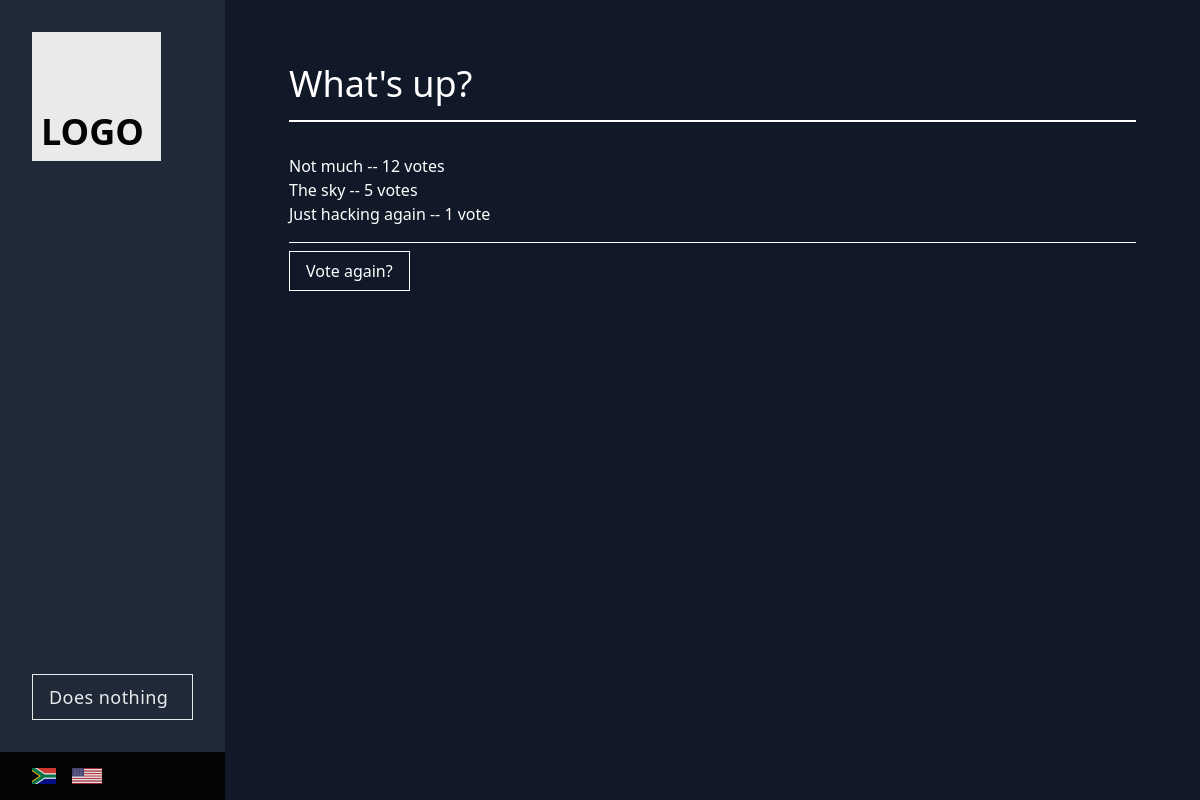
/1/results/, run on the app's committed database.
### polls/models.py (models this page shows, shortened)
class Question(models.Model):
    question_text = models.CharField(max_length=200)
    pub_date = models.DateTimeField('date published')

class Choice(models.Model):
    question = models.ForeignKey(Question, on_delete=models.CASCADE)
    choice_text = models.CharField(max_length=200)
    votes = models.IntegerField(default=0)

### polls/views.py (the view)
# urls.py: path('<int:pk>/results/', views.ResultsView.as_view(), name='results'),
class ResultsView(generic.DetailView):
    model = Question
    template_name = 'polls/results.html'

### polls/templates/polls/results.html
{% extends "base.html" %}
{% block content %}
    <div>
        <h1 class="text-4xl">{{ question.question_text }}</h1>
        <div class="w-full border border-white mt-4 mb-8"></div>
    </div>
    <ul class="mb-4 pb-4 border-b border-b-white flex flex-wrap flex-col">
    {% for choice in question.choice_set.all %}
        <li>{{ choice.choice_text }} -- {{ choice.votes }} vote{{ choice.votes|pluralize }}</li>
    {% endfor %}
    </ul>
    <a class="hover:text-black hover:bg-white py-2 px-4 mr-4 border border-white" href="{% url 'polls:detail' question.id %}">Vote again?</a>
{% endblock %}

### data on the page
Question: question_text "What's up?"
Choice: choice_text "Not much", votes "12"
Choice: choice_text "The sky", votes "5"
Choice: choice_text "Just hacking again", votes "1"
